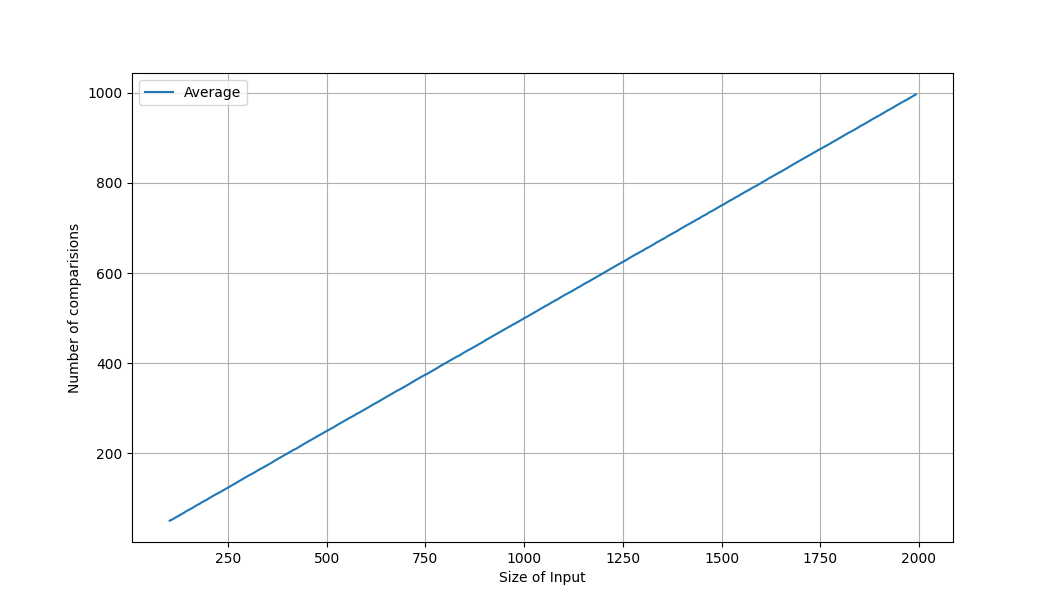

Here is the Python script that generated this plot:
import random as r
import math
import matplotlib.pyplot as plt
tot = [] #list of number of comparisons made in different runs of insertion sort.
inps = []

ListOfInpSizeAndComps = []

def mergeSort(arr):
    
    noOfComp = 0

    if len(arr) > 1:
 
         # Finding the mid of the array
        mid = len(arr)//2
 
        # Dividing the array elements
        L = arr[:mid]
 
        # into 2 halves
        R = arr[mid:]
 
        # Sorting the first half
        mergeSort(L)
 
        # Sorting the second half
        mergeSort(R)
 
        i = j = k = 0
 
        # Copy data to temp arrays L[] and R[]
        while i < len(L) and j < len(R):
            if L[i] < R[j]:
                noOfComp += 1
                arr[k] = L[i]
                i += 1

            else:
                arr[k] = R[j]
                j += 1
            k += 1
 
        # Checking if any element was left
        while i < len(L):
            arr[k] = L[i]
            i += 1
            k += 1
 
        while j < len(R):
            arr[k] = R[j]
            j += 1
            k += 1

    return noOfComp

def plot(lst):
    
    x = [] 
    y = [] 
    yLog = []

    lst.sort() #sorting by size of inputs.
    
    for i in range(len(lst)):
        x.append(lst[i][0]) #'size of inputs' extracted.
        y.append(lst[i][1])


    plt.plot(x,y)
    
    plt.legend(['Average', 'nlogn'])
    plt.xlabel('Size of Input')
    plt.ylabel('Number of comparisions')
    plt.grid(True)
    plt.show()

def main():

    noOfRuns = r.randint(200, 300) #deciding the total number of runs to be made

    while(noOfRuns > 0):
        
        x = 0
        noOfInp = r.randint(100, 2000) #input size
        a = [int(i*r.random()) for i in range(noOfInp)]
        x = mergeSort(a) #comparisions

        ListOfInpSizeAndComps.append((noOfInp, x))
        
        noOfRuns -= 1

    #print('ListOfInpSizeAndComps: \n{}'.format(ListOfInpSizeAndComps))
    #print(a)

    plot(ListOfInpSizeAndComps)

main()
